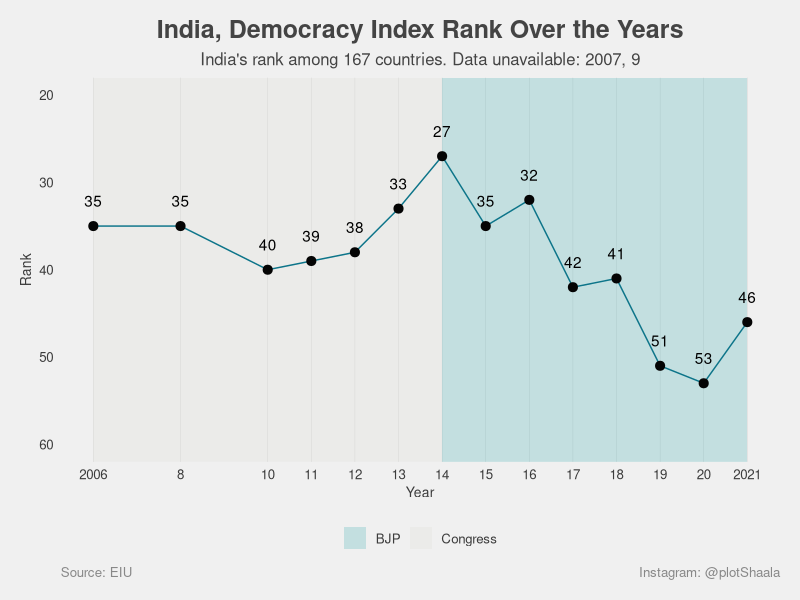

Here is the R script that generated this plot:

# Libraries
library(ggplot2)
library(ggthemes)
library(dplyr)

# Variables
partyColor <- c(Congress = "#D7D9CE",  BJP = "#119DA4")
titleColor <- "#444444"
footerColor <- "#888888" 
displayResolution <- 600
lineColor <- "#0C7489"
pointColor <- "#040404" 


# set working directory and read the file
setwd("/Users/sanjaynoronha/Desktop/R/Github/R_charts")
df <- read.csv("Fig2_Democracy_Index_India.csv") 

# print the file to see the contents
df

# ggplot the data
p <- ggplot(df, aes(x=year, y= rank)) +
  geom_rect(data = df, aes(xmin = year, xmax = year_end, fill = party), ymin =-Inf, ymax = Inf, alpha = 0.2) +
  geom_text(aes(label = rank), vjust = - 1.6) +
  geom_line(colour = lineColor) +
  geom_point(size = 2.75, colour = pointColor) +
  scale_y_reverse(limits = c(60, 20)) + #Ref: https://r-graphics.org/recipe-axes-reverse
  scale_x_continuous(  breaks    =c(2006, 2008, 2010, 2011, 2012, 2013, 2014, 2015, 2016, 2017, 2018, 2019, 2020, 2021)
                       , labels = c(2006, 8, 10, 11, 12, 13, 14, 15, 16, 17, 18, 19, 20, 2021)) +
  scale_fill_manual(values = partyColor) + 
  
  # this is our base theme
  theme_fivethirtyeight() +
  
  # customize the base theme
  labs(
    title = "India, Democracy Index Rank Over the Years"
    , subtitle = "India's rank among 167 countries. Data unavailable: 2007, 9"
    , caption = c("Instagram: @plotShaala", "Source: EIU" )
  ) +
  
  theme(
    plot.caption = element_text(hjust=c(1, 0), colour = footerColor)
    , plot.title = element_text(colour = titleColor, hjust = 0.5)
    , plot.subtitle = element_text(colour = titleColor, hjust = 0.5)
  ) +
  
  theme(
    panel.grid.major.y =  element_blank()
    , panel.grid.major.x =  element_line(size = 0.15)
    , panel.grid.minor.x =  element_blank()
    , panel.grid.minor.y = element_blank()
  ) +
  
  theme(
    axis.ticks = element_blank()
  ) +
  
  theme(
    legend.title = element_blank()
    , legend.position="bottom"
    , legend.background = element_blank()
  ) +
  
  theme(axis.title = element_text(size = 10)) + ylab('Rank') + xlab('Year')



# save plot in high resolution
ggsave(plot = p,  width = 6.0, height = 5.2 ,dpi = displayResolution, filename = "Fig2_Democracy_Index_India.png")




